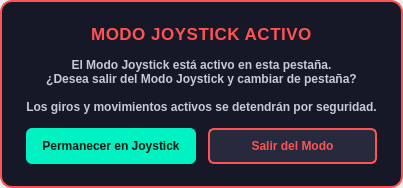
      <widget class="QWidget" name="JOYSTICK_EXIT_PAGE">
       <layout class="QVBoxLayout" name="verticalLayout_joystickExitPage">
        <property name="spacing">
         <number>0</number>
        </property>
        <property name="leftMargin">
         <number>0</number>
        </property>
        <property name="topMargin">
         <number>0</number>
        </property>
        <property name="rightMargin">
         <number>0</number>
        </property>
        <property name="bottomMargin">
         <number>0</number>
        </property>
        <item>
         <widget class="QFrame" name="frame_joystickExitContainer">
          <property name="styleSheet">
           <string notr="true">#frame_joystickExitContainer { background-color: #161827; border: 1.5px solid #ff5252; border-radius: 12px; }</string>
          </property>
          <layout class="QVBoxLayout" name="verticalLayout_joystickExitCard">
           <property name="spacing">
            <number>14</number>
           </property>
           <property name="leftMargin">
            <number>24</number>
           </property>
           <property name="topMargin">
            <number>22</number>
           </property>
           <property name="rightMargin">
            <number>24</number>
           </property>
           <property name="bottomMargin">
            <number>22</number>
           </property>
           <item>
            <widget class="QLabel" name="label_joystickExitTitle">
             <property name="font">
              <font>
               <pointsize>13</pointsize>
               <bold>true</bold>
              </font>
             </property>
             <property name="styleSheet">
              <string notr="true">color: #ff5252; letter-spacing: 0.5px;</string>
             </property>
             <property name="text">
              <string>MODO JOYSTICK ACTIVO</string>
             </property>
             <property name="alignment">
              <set>Qt::AlignmentFlag::AlignCenter</set>
             </property>
            </widget>
           </item>
           <item>
            <widget class="QLabel" name="label_joystickExitSubTitle">
             <property name="font">
              <font>
               <pointsize>9</pointsize>
               <bold>true</bold>
              </font>
             </property>
             <property name="styleSheet">
              <string notr="true">color: #c5c9d8;</string>
             </property>
             <property name="text">
              <string>El Modo Joystick está activo en esta pestaña.
¿Desea salir del Modo Joystick y cambiar de pestaña?

Los giros y movimientos activos se detendrán por seguridad.</string>
             </property>
             <property name="alignment">
              <set>Qt::AlignmentFlag::AlignCenter</set>
             </property>
             <property name="wordWrap">
              <bool>true</bool>
             </property>
            </widget>
           </item>
           <item>
            <layout class="QHBoxLayout" name="horizontalLayout_joystickExitButtons">
             <property name="spacing">
              <number>12</number>
             </property>
             <item>
              <widget class="QPushButton" name="btn_joystick_exit_cancel">
               <property name="minimumSize">
                <size>
                 <width>160</width>
                 <height>36</height>
                </size>
               </property>
               <property name="font">
                <font>
                 <bold>true</bold>
                </font>
               </property>
               <property name="styleSheet">
                <string notr="true">QPushButton#btn_joystick_exit_cancel { background-color: #00f2c3; color: #081a10; border: none; border-radius: 6px; font-weight: bold; padding: 6px 14px; } QPushButton#btn_joystick_exit_cancel:hover { background-color: #26ff8a; } QPushButton#btn_joystick_exit_cancel:pressed { background-color: #00c99a; }</string>
               </property>
               <property name="text">
                <string>Permanecer en Joystick</string>
               </property>
               <property name="default">
                <bool>true</bool>
               </property>
              </widget>
             </item>
             <item>
              <widget class="QPushButton" name="btn_joystick_exit_confirm">
               <property name="minimumSize">
                <size>
                 <width>130</width>
                 <height>36</height>
                </size>
               </property>
               <property name="font">
                <font>
                 <bold>true</bold>
                </font>
               </property>
               <property name="styleSheet">
                <string notr="true">QPushButton#btn_joystick_exit_confirm { background-color: #27293d; color: #ff5252; border: 1.5px solid #ff5252; border-radius: 6px; font-weight: bold; padding: 6px 14px; } QPushButton#btn_joystick_exit_confirm:hover { background-color: #3d1b24; color: #ff7070; } QPushButton#btn_joystick_exit_confirm:pressed { background-color: #521d28; }</string>
               </property>
               <property name="text">
                <string>Salir del Modo</string>
               </property>
              </widget>
             </item>
            </layout>
           </item>
          </layout>
         </widget>
        </item>
       </layout>
      </widget>
